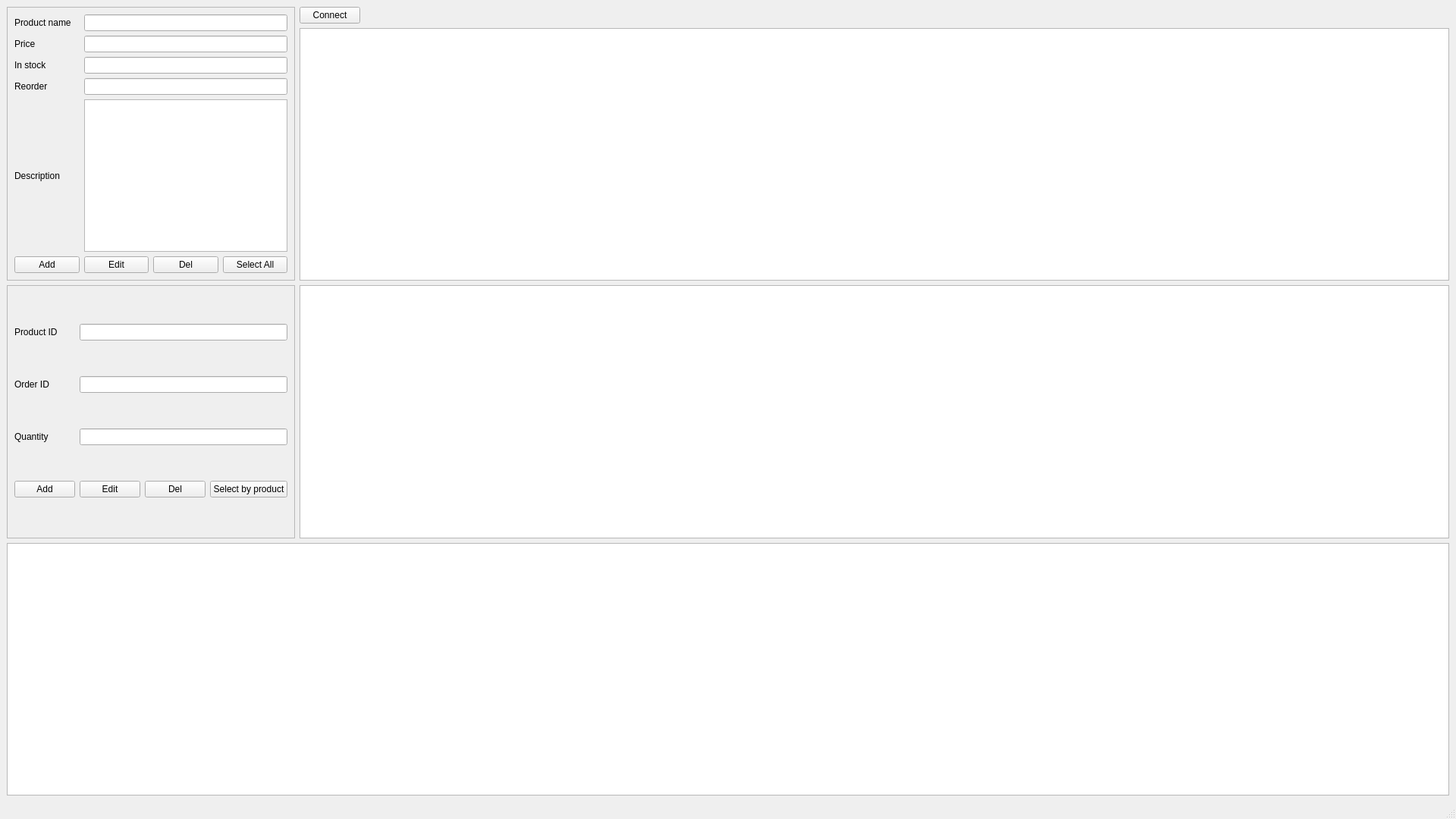
<?xml version="1.0" encoding="UTF-8"?>
<ui version="4.0">
 <class>MainWindow</class>
 <widget class="QMainWindow" name="MainWindow">
  <property name="geometry">
   <rect>
    <x>0</x>
    <y>0</y>
    <width>1920</width>
    <height>1080</height>
   </rect>
  </property>
  <property name="windowTitle">
   <string>MainWindow</string>
  </property>
  <widget class="QWidget" name="centralwidget">
   <layout class="QGridLayout" name="gridLayout">
    <item row="0" column="1">
     <layout class="QHBoxLayout" name="horizontalLayout">
      <item>
       <widget class="QPushButton" name="btnConnect">
        <property name="text">
         <string>Connect</string>
        </property>
       </widget>
      </item>
      <item>
       <spacer name="horizontalSpacer">
        <property name="orientation">
         <enum>Qt::Orientation::Horizontal</enum>
        </property>
        <property name="sizeHint" stdset="0">
         <size>
          <width>98</width>
          <height>20</height>
         </size>
        </property>
       </spacer>
      </item>
     </layout>
    </item>
    <item row="0" column="0" rowspan="2">
     <widget class="QFrame" name="frame">
      <property name="sizePolicy">
       <sizepolicy hsizetype="Minimum" vsizetype="Preferred">
        <horstretch>0</horstretch>
        <verstretch>0</verstretch>
       </sizepolicy>
      </property>
      <property name="frameShape">
       <enum>QFrame::Shape::StyledPanel</enum>
      </property>
      <property name="frameShadow">
       <enum>QFrame::Shadow::Plain</enum>
      </property>
      <layout class="QGridLayout" name="gridLayout_2">
       <item row="0" column="0">
        <widget class="QLabel" name="lbProductName">
         <property name="text">
          <string>Product name</string>
         </property>
        </widget>
       </item>
       <item row="1" column="0">
        <widget class="QLabel" name="lbPrice">
         <property name="text">
          <string>Price</string>
         </property>
        </widget>
       </item>
       <item row="2" column="0">
        <widget class="QLabel" name="lbInStock">
         <property name="text">
          <string>In stock</string>
         </property>
        </widget>
       </item>
       <item row="3" column="0">
        <widget class="QLabel" name="lbReorder">
         <property name="text">
          <string>Reorder</string>
         </property>
        </widget>
       </item>
       <item row="4" column="0">
        <widget class="QLabel" name="lbDescription">
         <property name="text">
          <string>Description</string>
         </property>
        </widget>
       </item>
       <item row="4" column="1" colspan="3">
        <widget class="QTextEdit" name="teDescription"/>
       </item>
       <item row="5" column="0">
        <widget class="QPushButton" name="btnAdd">
         <property name="text">
          <string>Add</string>
         </property>
        </widget>
       </item>
       <item row="5" column="1">
        <widget class="QPushButton" name="btnEdit">
         <property name="text">
          <string>Edit</string>
         </property>
        </widget>
       </item>
       <item row="5" column="2">
        <widget class="QPushButton" name="btnDel">
         <property name="text">
          <string>Del</string>
         </property>
        </widget>
       </item>
       <item row="5" column="3">
        <widget class="QPushButton" name="btnSelectAll">
         <property name="text">
          <string>Select All</string>
         </property>
        </widget>
       </item>
       <item row="0" column="1" colspan="3">
        <widget class="QLineEdit" name="leProductName"/>
       </item>
       <item row="1" column="1" colspan="3">
        <widget class="QLineEdit" name="lePrice"/>
       </item>
       <item row="2" column="1" colspan="3">
        <widget class="QLineEdit" name="leInStock"/>
       </item>
       <item row="3" column="1" colspan="3">
        <widget class="QLineEdit" name="leReorder"/>
       </item>
      </layout>
     </widget>
    </item>
    <item row="5" column="0" colspan="2">
     <widget class="QTextEdit" name="teResult">
      <property name="readOnly">
       <bool>true</bool>
      </property>
     </widget>
    </item>
    <item row="1" column="1">
     <widget class="QTableWidget" name="twOrg"/>
    </item>
    <item row="2" column="0">
     <widget class="QFrame" name="frame_2">
      <property name="sizePolicy">
       <sizepolicy hsizetype="Minimum" vsizetype="Preferred">
        <horstretch>0</horstretch>
        <verstretch>0</verstretch>
       </sizepolicy>
      </property>
      <property name="frameShape">
       <enum>QFrame::Shape::StyledPanel</enum>
      </property>
      <property name="frameShadow">
       <enum>QFrame::Shadow::Plain</enum>
      </property>
      <layout class="QGridLayout" name="gridLayout_3">
       <item row="3" column="0">
        <widget class="QPushButton" name="btnAdd2">
         <property name="text">
          <string>Add</string>
         </property>
        </widget>
       </item>
       <item row="3" column="1">
        <widget class="QPushButton" name="btnEdit2">
         <property name="text">
          <string>Edit</string>
         </property>
        </widget>
       </item>
       <item row="3" column="2">
        <widget class="QPushButton" name="btnDel2">
         <property name="text">
          <string>Del</string>
         </property>
        </widget>
       </item>
       <item row="0" column="0">
        <widget class="QLabel" name="lbProductName2">
         <property name="text">
          <string>Product ID</string>
         </property>
        </widget>
       </item>
       <item row="1" column="0">
        <widget class="QLabel" name="lbPrice2">
         <property name="text">
          <string>Order ID</string>
         </property>
        </widget>
       </item>
       <item row="2" column="0">
        <widget class="QLabel" name="lbInStock2">
         <property name="text">
          <string>Quantity</string>
         </property>
        </widget>
       </item>
       <item row="3" column="3">
        <widget class="QPushButton" name="btnSelectByProduct">
         <property name="text">
          <string>Select by product</string>
         </property>
        </widget>
       </item>
       <item row="2" column="1" colspan="3">
        <widget class="QLineEdit" name="leQuantity"/>
       </item>
       <item row="1" column="1" colspan="3">
        <widget class="QLineEdit" name="leOrderID"/>
       </item>
       <item row="0" column="1" colspan="3">
        <widget class="QLineEdit" name="leProductID"/>
       </item>
      </layout>
     </widget>
    </item>
    <item row="2" column="1">
     <widget class="QTableWidget" name="twItems"/>
    </item>
   </layout>
  </widget>
  <widget class="QMenuBar" name="menubar">
   <property name="geometry">
    <rect>
     <x>0</x>
     <y>0</y>
     <width>671</width>
     <height>24</height>
    </rect>
   </property>
  </widget>
  <widget class="QStatusBar" name="statusbar"/>
 </widget>
 <resources/>
 <connections/>
</ui>
